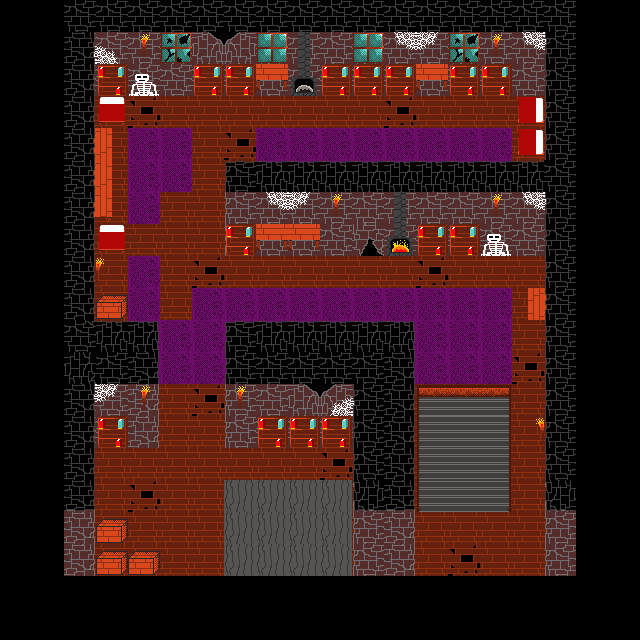

Rendered tile map (Tiled .tmx) drawn with the repository's tilesets; below, a short description and the full map source, tile grids included:
An orthogonal 20x20 tile map with 32x32 px tiles, 4 tile layers (Ground, Objects, Walls, Wall Objects), 10 tilesets and 1 object.

<map version="1.0" tiledversion="1.1.6" orientation="orthogonal" renderorder="right-down" width="20" height="20" tilewidth="32" tileheight="32" infinite="0" nextobjectid="2">
 <tileset firstgid="1" source="../Tilesets/Stonework3.tsx" />
 <tileset firstgid="65" source="../Tilesets/indoor_floors.tsx" />
 <tileset firstgid="80" source="../Tilesets/furniture.tsx" />
 <tileset firstgid="116" source="../Tilesets/miscobjects.tsx" />
 <tileset firstgid="156" source="../Tilesets/Stonework_gaps.tsx" />
 <tileset firstgid="186" source="../Tilesets/webs.tsx" />
 <tileset firstgid="190" source="../Tilesets/tiles3.tsx" />
 <tileset firstgid="334" source="../Tilesets/staircase.tsx" />
 <tileset firstgid="359" source="../Tilesets/cavestuff.tsx" />
 <tileset firstgid="383" source="../Tilesets/Campfire.tsx" />
 <layer name="Ground" width="20" height="20">
  <data encoding="csv">
0,0,0,0,0,0,0,0,0,0,0,0,0,0,0,0,0,0,0,0,
0,0,39,0,0,0,0,0,0,0,0,0,0,0,0,0,0,39,0,0,
0,0,20,72,72,72,72,72,72,72,72,72,72,72,72,72,72,20,0,0,
0,0,72,72,75,72,72,72,72,72,72,72,75,72,72,72,72,72,0,0,
0,0,72,72,65,65,72,75,65,65,65,65,65,65,65,65,72,72,0,0,
0,0,72,72,65,65,72,72,65,65,65,65,65,65,65,65,72,72,0,0,
0,0,72,72,65,72,72,72,72,72,72,72,72,72,72,72,72,39,0,0,
0,0,72,72,72,72,72,72,72,72,72,72,72,72,72,72,72,72,0,0,
0,0,72,72,65,72,75,72,72,72,72,72,72,75,72,72,72,72,0,0,
0,0,72,72,65,72,65,65,65,65,65,65,65,65,65,65,72,72,0,0,
0,0,72,72,65,65,65,65,65,65,65,65,65,65,65,65,72,72,0,0,
0,0,72,72,65,65,65,65,65,65,65,65,65,65,65,65,75,72,0,0,
0,0,39,72,72,72,75,72,72,72,72,39,72,72,72,72,72,72,0,0,
0,0,72,72,72,72,72,72,72,72,72,72,72,72,72,72,72,72,0,0,
0,0,72,72,72,72,72,72,72,72,75,72,72,72,72,72,72,72,0,0,
0,0,72,72,75,72,72,72,72,72,72,72,72,72,72,72,72,72,0,0,
0,0,72,72,72,72,72,72,72,72,72,72,72,72,72,72,72,72,0,0,
0,0,72,72,72,72,72,72,72,72,72,72,72,72,75,72,72,72,0,0,
0,0,0,0,0,0,0,0,0,0,0,0,0,0,0,0,0,0,0,0,
0,0,0,0,0,0,0,0,0,0,0,0,0,0,0,0,0,0,0,0
</data>
 </layer>
 <layer name="Objects" width="20" height="20">
  <properties>
   <property name="unity:sortingLayerName" value="WorldObjects" />
   <property name="unity:sortingOrder" type="int" value="0" />
  </properties>
  <data encoding="csv">
0,0,0,0,0,0,0,0,0,0,0,0,0,0,0,0,0,0,0,0,
0,0,188,0,0,0,0,0,0,0,0,0,0,0,0,0,0,186,0,0,
0,0,175,0,0,0,0,0,0,0,0,0,0,92,0,0,0,175,0,0,
0,0,0,84,0,0,0,0,0,0,0,0,0,0,0,0,87,0,0,0,
0,0,97,0,0,0,0,0,0,0,0,0,0,0,0,0,87,0,0,0,
0,0,97,0,0,0,0,0,0,0,0,0,0,0,0,0,0,0,0,0,
0,0,100,0,0,0,0,0,0,0,0,0,0,0,0,0,0,186,0,0,
0,0,0,84,0,0,0,0,0,0,0,0,0,0,0,0,0,175,0,0,
0,0,0,0,0,0,0,0,0,0,0,0,0,0,0,0,0,0,0,0,
0,0,0,0,0,0,0,0,0,0,0,0,0,0,0,0,0,98,0,0,
0,0,0,0,0,0,0,0,0,0,0,0,0,0,0,0,0,0,0,0,
0,0,20,0,0,0,0,0,0,0,0,0,0,0,0,0,0,0,0,0,
0,0,187,0,0,0,0,0,0,0,0,189,0,343,342,344,0,0,0,0,
0,0,175,0,0,0,0,0,0,0,0,175,0,339,334,338,0,0,0,0,
0,0,0,0,0,0,0,0,0,0,0,0,0,339,334,338,0,0,0,0,
0,0,43,0,0,0,0,359,359,359,359,40,43,347,345,346,0,40,0,0,
0,0,0,0,0,0,0,359,359,359,359,0,0,0,0,0,0,0,0,0,
0,0,0,0,0,0,0,359,359,359,359,0,0,0,0,0,0,0,0,0,
0,0,0,0,0,0,0,0,0,0,0,0,0,0,0,0,0,0,0,0,
0,0,0,0,0,0,0,0,0,0,0,0,0,0,0,0,0,0,0,0
</data>
 </layer>
 <layer name="Walls" width="20" height="20">
  <data encoding="csv">
0,0,1,1,1,1,1,1,1,1,1,1,1,1,1,1,1,1,0,0,
0,0,5,39,39,39,182,183,39,39,39,39,39,39,39,39,39,2,0,0,
0,0,5,39,39,39,39,39,39,39,39,39,39,39,39,39,39,2,0,0,
0,0,5,0,0,0,0,0,0,0,0,0,0,0,0,0,0,2,0,0,
0,0,5,0,0,0,0,0,0,0,0,0,0,0,0,0,0,2,0,0,
0,0,5,0,0,0,0,13,4,4,4,4,4,4,4,4,4,1,0,0,
0,0,5,0,0,0,0,40,39,39,39,39,39,39,39,39,39,2,0,0,
0,0,5,0,0,0,0,40,39,39,39,184,39,39,39,39,39,2,0,0,
0,0,5,0,0,0,0,0,0,0,0,0,0,0,0,0,0,2,0,0,
0,0,5,0,0,0,0,0,0,0,0,0,0,0,0,0,0,2,0,0,
0,0,14,4,11,0,0,13,4,4,4,4,11,0,0,0,0,2,0,0,
0,0,17,1,5,0,0,2,1,1,1,1,5,0,0,0,0,2,0,0,
0,0,5,39,43,0,0,40,175,182,183,2,5,0,0,0,0,2,0,0,
0,0,5,39,43,0,0,40,175,175,175,2,5,0,0,0,0,2,0,0,
0,0,5,0,0,0,0,0,0,0,0,2,5,0,0,0,0,2,0,0,
0,0,10,0,0,0,0,0,0,0,0,12,10,0,0,0,0,12,0,0,
0,0,43,0,0,0,0,0,0,0,0,40,43,0,0,0,0,40,0,0,
0,0,43,0,0,0,0,0,0,0,0,40,43,0,0,0,0,40,0,0,
0,0,0,0,0,0,0,0,0,0,0,0,0,0,0,0,0,0,0,0,
0,0,0,0,0,0,0,0,0,0,0,0,0,0,0,0,0,0,0,0
</data>
 </layer>
 <layer name="Wall Objects" width="20" height="20">
  <data encoding="csv">
0,0,0,0,0,0,0,0,0,0,0,0,0,0,0,0,0,0,0,0,
0,0,0,189,386,113,0,0,88,403,0,88,187,186,113,386,187,0,0,0,
0,0,0,92,126,0,92,92,95,400,92,92,92,95,92,92,0,0,0,0,
0,0,0,0,0,0,0,0,0,0,0,0,0,0,0,0,0,0,0,0,
0,0,0,98,0,0,0,0,0,0,0,0,0,0,0,0,0,0,0,0,
0,0,0,98,0,0,0,0,0,0,0,0,0,0,0,0,0,0,0,0,
0,0,0,99,0,0,0,0,187,186,386,0,403,0,0,386,187,0,0,0,
0,0,0,0,0,0,0,92,95,95,0,0,398,92,92,126,0,0,0,0,
0,0,0,389,0,0,0,0,0,0,0,0,0,0,0,0,0,0,0,0,
0,0,0,118,0,0,0,0,0,0,0,0,0,0,0,0,97,0,0,0,
0,0,0,0,0,0,0,0,0,0,0,0,0,0,0,0,0,0,0,0,
0,0,0,0,0,0,0,0,0,0,0,0,0,0,0,0,0,0,0,0,
0,0,0,186,386,0,0,386,0,0,188,0,0,0,0,0,0,0,0,0,
0,0,0,92,0,0,0,0,92,92,92,0,0,0,0,0,392,0,0,0,
0,0,0,0,0,0,0,0,0,0,0,0,0,0,0,0,0,0,0,0,
0,0,0,0,0,0,0,0,0,0,0,0,0,0,0,0,0,0,0,0,
0,0,0,118,0,0,0,0,0,0,0,0,0,0,0,0,0,0,0,0,
0,0,0,118,118,0,0,0,0,0,0,0,0,0,0,0,0,0,0,0,
0,0,0,0,0,0,0,0,0,0,0,0,0,0,0,0,0,0,0,0,
0,0,0,0,0,0,0,0,0,0,0,0,0,0,0,0,0,0,0,0
</data>
 </layer>
 <objectgroup name="Boundaries">
  <object id="1" x="64" y="576" width="512" height="32" />
 </objectgroup>
</map>
